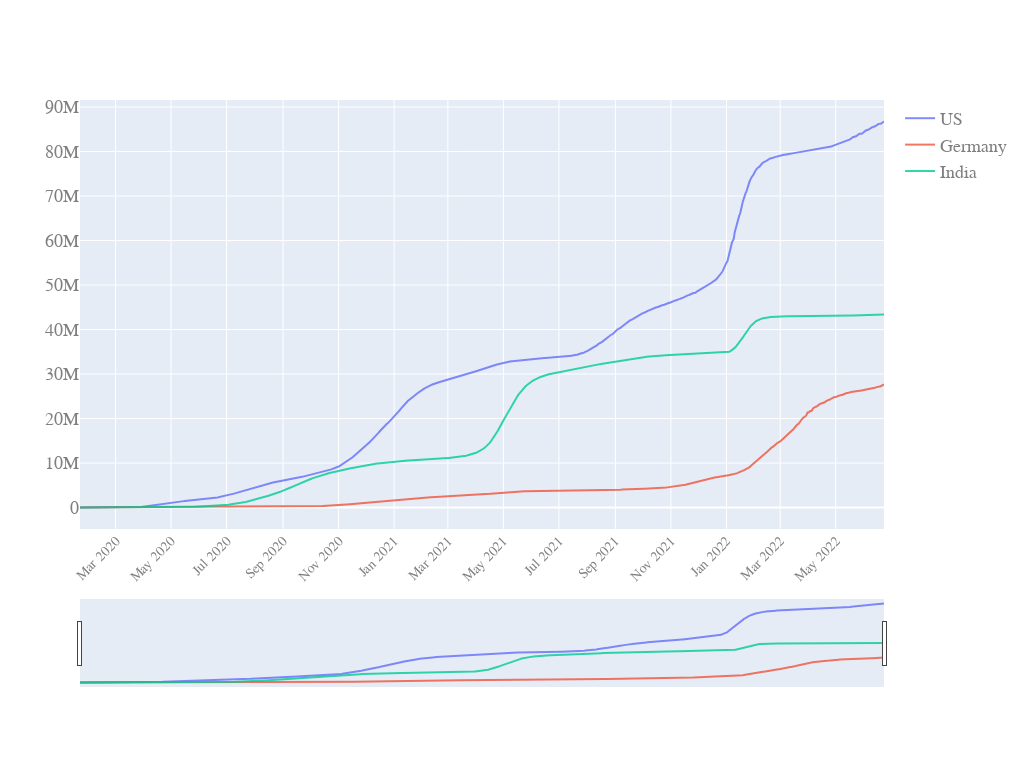

Notebook source saved alongside this figure:
### Code cell
quick_plot(df_analyse.date,
           df_analyse.iloc[:,1:],
           y_scale='linear',
           slider=True)

### Figure 1 — Plotly figure (JSON) as saved in the notebook; plotly's stock layout.template omitted (floating-point values rounded to 4 significant figures; data arrays with more than 128 entries replaced by an {"elided": "..."} marker saying what was removed)
{"data": [{"name": "US", "opacity": 0.8, "type": "scatter", "x": {"elided": "884 str values"}, "y": {"elided": "884 int values"}}, {"name": "Germany", "opacity": 0.8, "type": "scatter", "x": {"elided": "884 str values"}, "y": {"elided": "884 int values"}}, {"name": "India", "opacity": 0.8, "type": "scatter", "x": {"elided": "884 str values"}, "y": {"elided": "884 int values"}}], "layout": {"autosize": true, "font": {"color": "#7f7f7f", "family": "PT Sans, monospace", "size": 18}, "height": 768, "width": 1024, "xaxis": {"nticks": 20, "rangeslider": {"visible": true}, "tickangle": -45, "tickfont": {"color": "#7f7f7f", "size": 14}}, "yaxis": {"type": "linear"}}}
